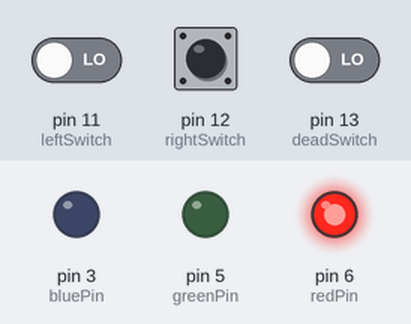
A sketch run on a simulated Arduino Uno, built with avr-gcc and run on an emulated ATmega328P. Parts: output pins drawn as LEDs (lit = HIGH). Dashed ring = blinking. The inputs (shaded band) are chosen by the test bench; at power-on: pin 11 (leftSwitch) LOW, pin 13 (deadSwitch) LOW, pin 12 (rightSwitch) LOW.

Above: at 1.2 s.
1.3 s: pin 11 (leftSwitch) driven HIGH and pin 13 (deadSwitch) driven HIGH
At 2.1 s:
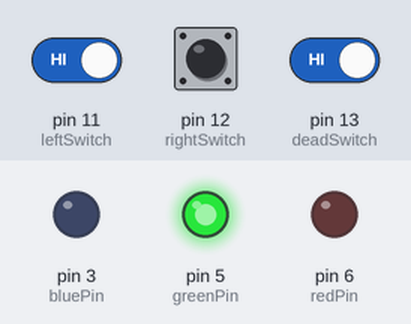
4.3 s: pin 12 (rightSwitch) pulled HIGH for 0.15 s
At 5.1 s:
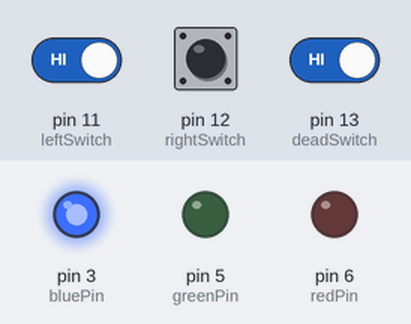
7.3 s: pin 11 (leftSwitch) driven LOW
At 8.0 s:
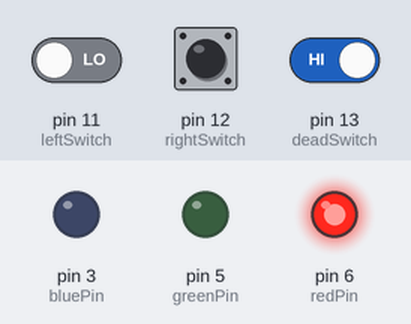
8.8 s: pin 11 (leftSwitch) driven HIGH
At 9.1 s:
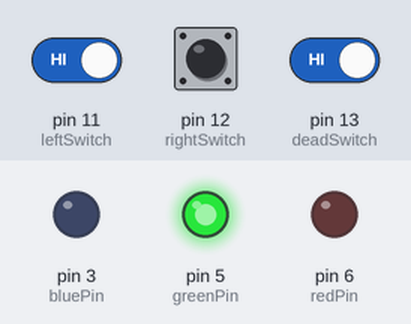
11.8 s: pin 12 (rightSwitch) pulled HIGH for 3.2 s
At 12.6 s:
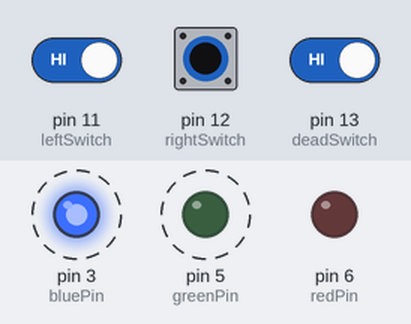
Timing chart, 0 to 16.3 s (numbered marks = the images above; inputs shaded):
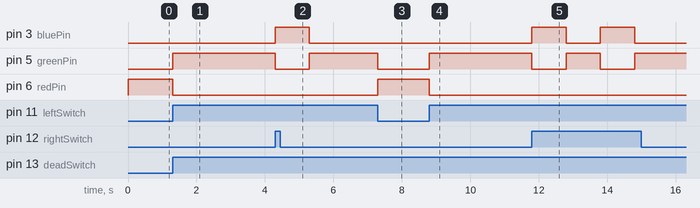

The sketch:

shirtcannon.ino
```cpp
/*TODO:
 *-controls
 *  On Bot
 *  -power
 *  -ramrod safety
 *  -manual fire
 *  -lights
 *  Controller
 *  -fire
 *  -move
 *  -deadman's switch
 *  -horn
 *-firing
 *  two person safety
 *-driving
 *-automated aiming
 *  motor for elevation
 *  targeting
 *  range finding
 *Has Done
 *Fires at 70psi on 12v DC,
 *hearing protection recommended over 30psi
 *Simplify/delete power inverter
 *Measured Amps, Volts and PSI comparasion
 *  Highest Amps: 22.5
 *  Used 5% large battery to get to 60PSI
 *Coded firing
 *Next time:
 *  Mount power supply
 *  Wiring
 *  -new relays
 *
 *
 *Battery Volt Amp table
 *,Large battery,,,,,,,,,,,
Amps,0,19.5,21.7,22.5,21.7,22.2,22.3,22.36,22.36,22.04,22.05,
PSI,0,15,20,25,30,35,40,45,50,55,60,recovery
Volts,12.2,11.75,11.6,11.65,11.64,11.64,11.64,11.64,11.64,11.63,11.61,12.1
,(resting start),,,,,,,,,,,
,,,,,,,,,,,,
Solenoid,,,,,,,,,,,,
Volts,12,24,,,,,,,,,,
Amps,0.36,0.7,,,,,,,,,,
 */

const int rightSwitch = 12;
const int leftSwitch = 11;
const int deadSwitch = 13;
const int redPin = 6;
const int greenPin = 5;
const int bluePin = 3;

int rightSwitchState = 0;
int leftSwitchState = 0;
int deadSwitchState = 0;

void setup() {
  // put your setup code here, to run once:
  pinMode(redPin, OUTPUT);
  pinMode(greenPin, OUTPUT);
  pinMode(bluePin, OUTPUT);
  pinMode(rightSwitch, INPUT);
  pinMode(leftSwitch, INPUT);
  pinMode(deadSwitch, INPUT);

  displayColor(0,0,0);
  Serial.begin (9600);
}

void loop() {
  // put your main code here, to run repeatedly:
  rightSwitchState = digitalRead(rightSwitch);
  leftSwitchState = digitalRead(leftSwitch);
  deadSwitchState = digitalRead(deadSwitch);

  if (rightSwitchState == HIGH && deadSwitchState == HIGH) {
    displayColor(255,255,0);
    delay(1000);
    displayColor(0,255,255);
  } else {
    displayColor(0,255,255);
  }

  if (leftSwitchState == HIGH && deadSwitchState == HIGH) {
    displayColor(255,0,255);
    delay(1000);
    displayColor(0,255,255);
  } else {
    displayColor(0,255,255);
  }


}

void displayColor(byte r,byte g,byte b){
  analogWrite(redPin, ~r);
  analogWrite(greenPin, ~g);
  analogWrite(bluePin, ~b);
}
```

Measured:
- after the input at 1.3 s, pin 5 (greenPin): LOW → HIGH at once; pin 6 (redPin): HIGH → LOW at once
- after the input at 4.3 s, pin 3 (bluePin): LOW → HIGH at once, → LOW 1.0 s later; pin 5 (greenPin): HIGH → LOW at once, → HIGH 1.0 s later
- after the input at 7.3 s, pin 5 (greenPin): HIGH → LOW at once; pin 6 (redPin): LOW → HIGH at once
- after the input at 8.8 s, pin 5 (greenPin): LOW → HIGH at once; pin 6 (redPin): HIGH → LOW at once
- after the input at 11.8 s, pin 3 (bluePin): alternates HIGH for 1.0 s and LOW for 1.0 s, 4 changes in all, then stays LOW, starting at once; pin 5 (greenPin): alternates HIGH for 1.0 s and LOW for 1.0 s, 4 changes in all, then stays HIGH, starting at once
